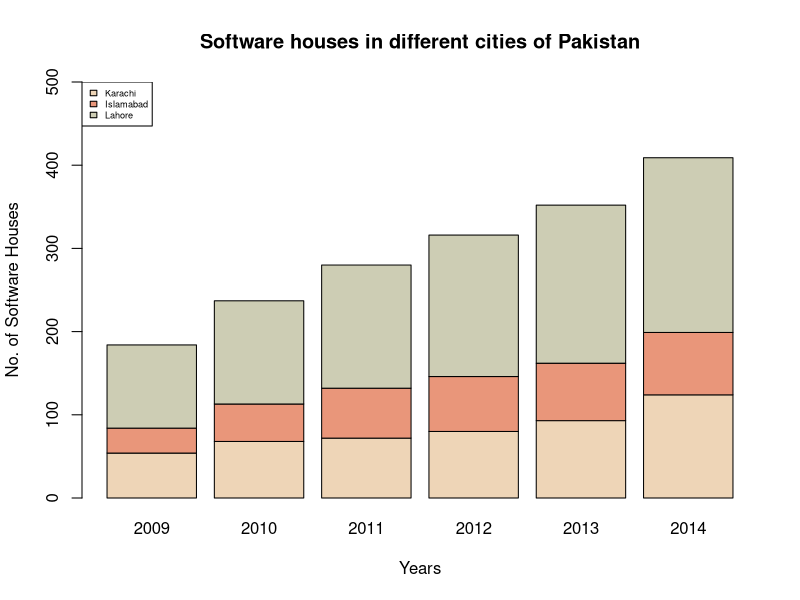

The R script that drew this image:

Years=c("2009", "2010", "2011", "2012", "2013", "2014") 

Soft_Houses_KHI = c(54, 68, 72, 80, 93, 124) 
Soft_Houses_LHR = c(100, 124, 148, 170, 190, 210) 
Soft_Houses_ISB = c(30, 45, 60, 66, 69, 75) 
color_vec = c ('bisque2','darksalmon', 'lightyellow3', 'lightcoral')
barplot(rbind(Soft_Houses_KHI, Soft_Houses_ISB, Soft_Houses_LHR) , main="Software houses in different cities of Pakistan", names.arg=Years, col=color_vec, xlab = "Years",ylab = "No. of Software Houses",ylim = c(0,500)) 
legend("topleft",c("Karachi", "Islamabad", "Lahore"),fill = color_vec, cex = 0.55)

